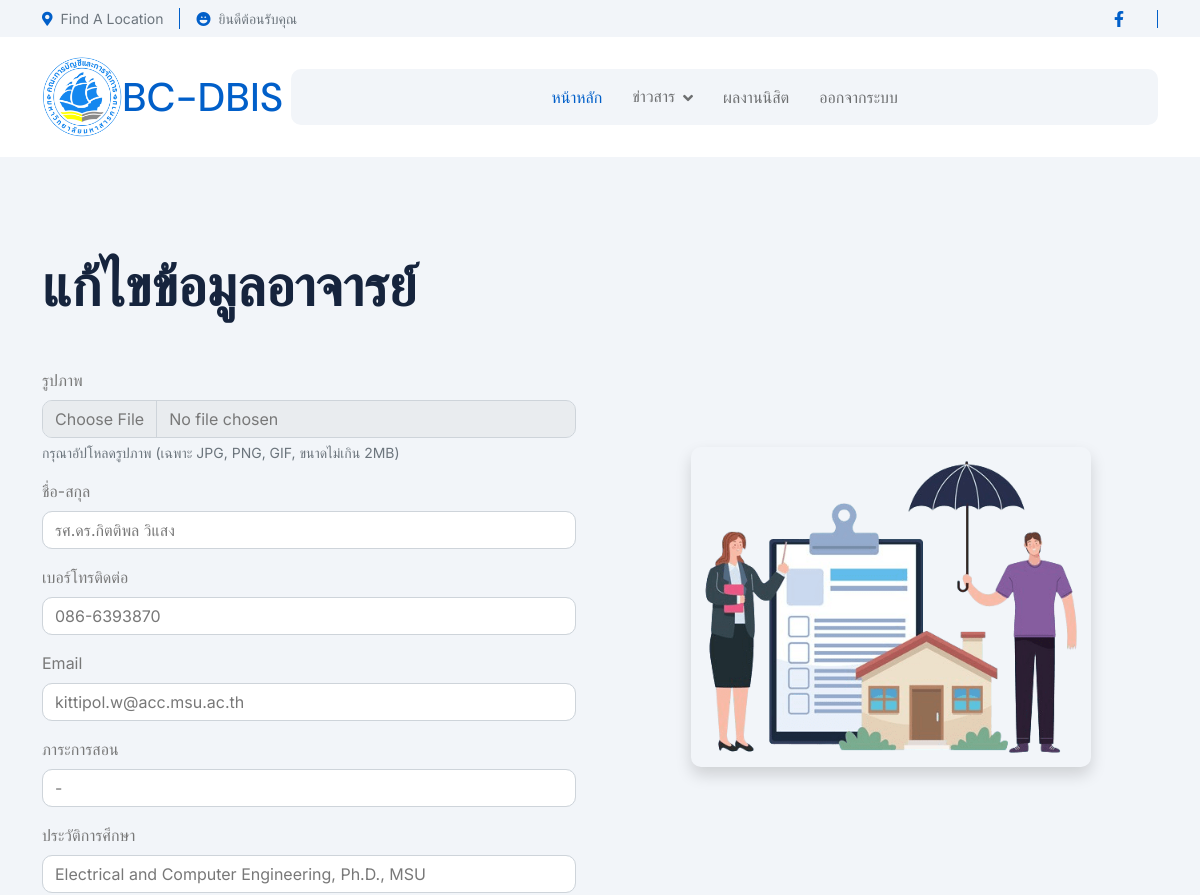
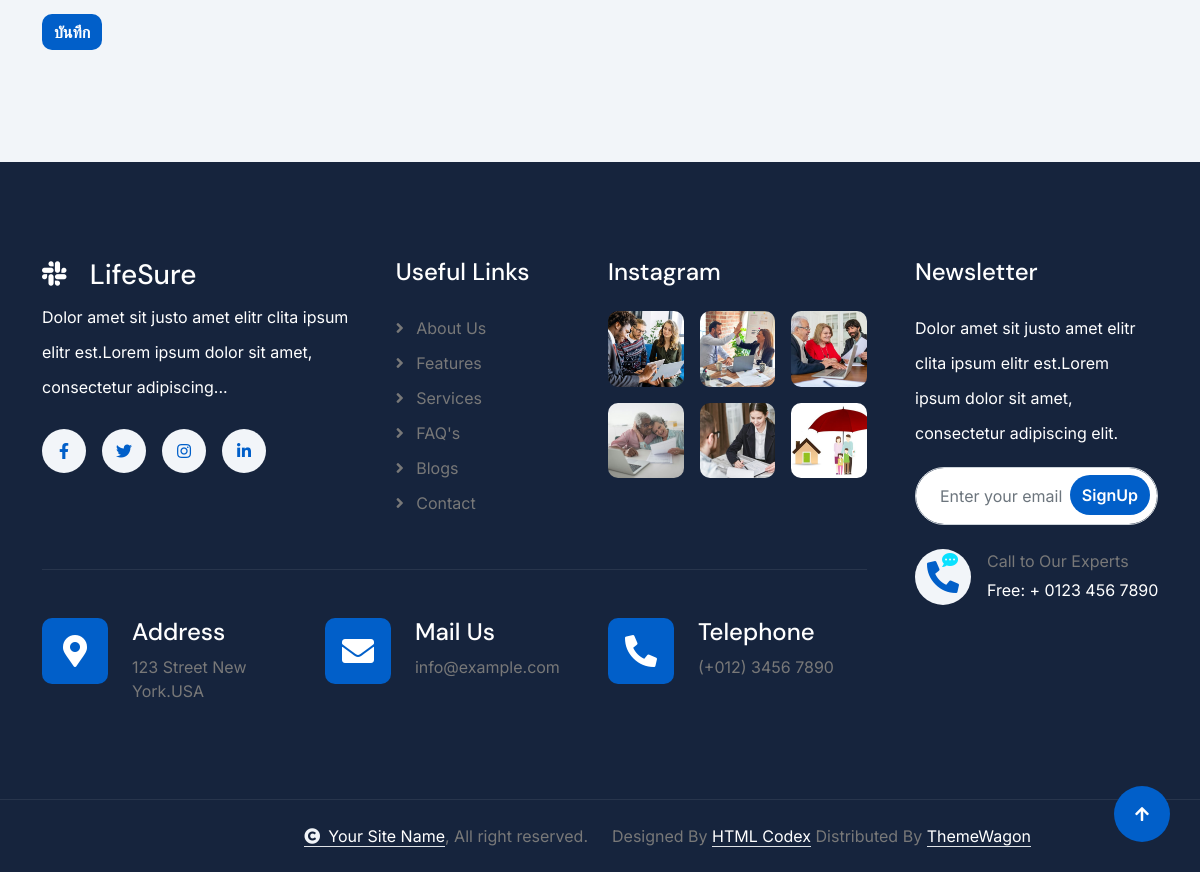
The app's page /LifeSure-1.0.0/editlec.php?Lid=10 with its own data (2 pictures, top to bottom).
### tables this page shows
CREATE TABLE `lecturer` (
  `L_id` int(11) NOT NULL,
  `L_img` varchar(200) NOT NULL,
  `L_name` varchar(200) NOT NULL,
  `L_tal` text NOT NULL,
  `L_email` varchar(50) NOT NULL,
  `L_teaching` varchar(500) NOT NULL,
  `L_exper` varchar(500) NOT NULL
);

### LifeSure-1.0.0/editlec.php (the view, shortened to what the rows shown need)
<?php
include_once("connect.php");
$sql1 = "SELECT * FROM `lecturer` WHERE L_id='{$_GET['Lid']}' " ;
$rs1 = mysqli_query($conn, $sql1);
$data1 = mysqli_fetch_array($rs1);
?>
<html lang="en">
    <head>
        <link rel="stylesheet" href="https://use.fontawesome.com/releases/v5.15.4/css/all.css"/>
        <link href="https://cdn.jsdelivr.net/npm/bootstrap-icons@1.4.1/font/bootstrap-icons.css" rel="stylesheet">
        <link rel="stylesheet" href="lib/animate/animate.min.css"/>
        <link href="lib/lightbox/css/lightbox.min.css" rel="stylesheet">
        <link href="lib/owlcarousel/assets/owl.carousel.min.css" rel="stylesheet">
        <link href="css/bootstrap.min.css" rel="stylesheet">
        <link href="css/style.css" rel="stylesheet">
    </head>
    <body>
        <div class="container-fluid nav-bar px-0 px-lg-4 py-lg-0">
            <div class="container">
                <nav class="navbar navbar-expand-lg navbar-light">
                        <h1 class="text-primary mb-0 text-primary me-2"></i>BC-DBIS</h1>
                        </div>
                    </div>
         <div class="container-fluid faq-section bg-light py-5">
    <div class="container py-5">
        <div class="row g-5 align-items-center d-flex">
            <div class="col-xl-6 wow fadeInLeft" data-wow-delay="0.2s">
                <div class="h-100">
                    <div class="mb-5">
                        <h1 class="display-4 mb-0">แก้ไขข้อมูลอาจารย์</h1>
                    </div>
                    <form method="post" action="" enctype="multipart/form-data">
                        <div class="mb-3">
                            <label class="form-label">ชื่อ-สกุล</label>
                            <input type="text" name="Lname" required value="<?=$data1['L_name'];?>" class="form-control">
                        </div>
                        <div class="mb-3">
                            <label class="form-label">เบอร์โทรติดต่อ</label>
                            <input type="text" name="Ltal" required value="<?=$data1['L_tal'];?>" class="form-control">
                        </div>
                        <div class="mb-3">
                            <label class="form-label">Email</label>
                            <input type="email" name="Lemail" required value="<?=$data1['L_email'];?>" class="form-control">
                        </div>
                        <div class="mb-3">
                            <label class="form-label">ภาระการสอน</label>
                            <input type="text" name="Lteaching" required value="<?=$data1['L_teaching'];?>" class="form-control">
                        </div>
                        <div class="mb-3">
                            <label class="form-label">ประวัติการศึกษา</label>
                            <input type="text" name="Lexper" required value="<?=$data1['L_exper'];?>" class="form-control">
                        </div>
                    </form>
                </div>
            </div>
        </div>
    </div>
</div>
    </body>
</html>

### records on screen
lecturer: Lname "รศ.ดร.กิตติพล วิแสง", Ltal "086-6393870", Lemail "kittipol.w@acc.msu.ac.th", Lteaching "-", Lexper "Electrical and Computer Engineering, Ph.D., MSU"
